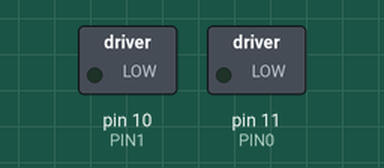
Recording of a sketch running on a simulated Arduino Uno, built with avr-gcc and run on an emulated ATmega328P. On the bench: switched loads named in the sketch (green lamp = pin HIGH). Dashed ring = blinking.

Above: at 0.05 s.
At 1.95 s:
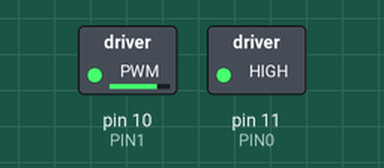
Timing chart, 0 to 3.0 s (numbered marks = the images above):
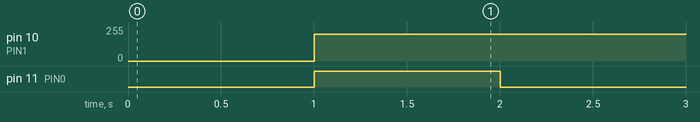

The sketch:

main.ino
```cpp
#define PIN0 11
#define PIN1 10

void setup() {
  Serial.begin(9600);
  pinMode(PIN0, OUTPUT);
  pinMode(PIN1, OUTPUT);
}

void switch_motor(bool vector = 0, int speed = 255){
  if (vector){
    analogWrite(PIN0, speed);
  }
  else if (!vector){
    analogWrite(PIN1, speed);
  }
}
void loop() {
  switch_motor(1, 255);
  digitalWrite(11, LOW);
  delay(1000);
  digitalWrite(11, HIGH);
  switch_motor(0, 200);
  delay(1000);
}
```

Measured:
- by itself, pin 10 (PIN1): 0/255 → 200/255 at 1.0 s
- by itself, pin 11 (PIN0): alternates HIGH for 1.0 s and LOW for 1.0 s
